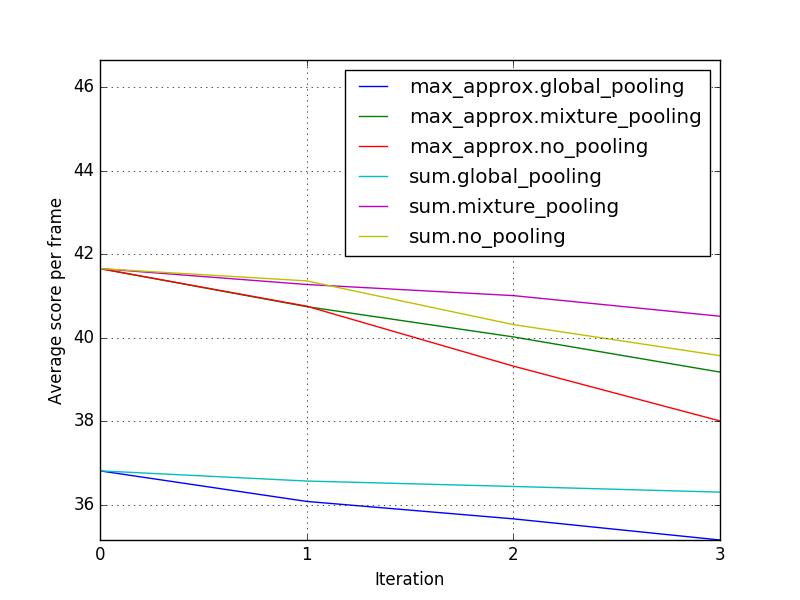

Source code (Python):
import sys
import numpy as np
import matplotlib.pyplot as plt

def print_usage():
    print "Usage: plot.py <file1> <file2> ... <fileN>"
    
def plot(X, Y, labels):
    for i, label in enumerate(labels):
        energies = plt.plot(X, Y[i,:] , label=label)
        
    plt.ylim([np.min(Y), np.max(Y)+5])
    plt.xticks(X)
        
    plt.xlabel('Iteration')
    plt.ylabel('Average score per frame')
    plt.legend()

    plt.grid(True)
    plt.savefig("plot.png")
    plt.show()    


print_usage()

# Number of iterations
iterations = []
scores = []
names = []

# Go through each input file
for i in range(1, len(sys.argv)):

    # Store the file name (the last entry of a path)
    names.append(sys.argv[i].split('/')[-1])
    
    # Open the file 
    with open(sys.argv[i], 'r') as f:
    
        iteration_counter = 0
        new_scores = []
    
        for line in f:
            # Split the line based on whitespace
            split_line = line.strip().split(' ')
            
            if len(split_line) != 4:
                continue
                
            # Add the iteration counter if necessary
            if not iteration_counter in iterations:
                iterations.append(iteration_counter)
                
            # Add the score of the current iteration to the file 
            score = float(split_line[3])
            new_scores.append(score)
            
            iteration_counter += 1
            
        scores.append(new_scores)
         
iterations = np.array(iterations)
scores = np.array(scores)

plot(iterations, scores, names)
            

